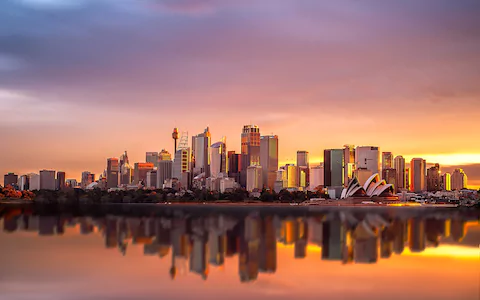
#> input picture Project-5/images/city2.jpg, 480 x 300 px
$ python SURF.py --input images
#> lines starting #> are read from the running program, lines starting #| are printed output that depends on the picture
import cv2
import numpy as np
import sys
import argparse
import os

parser = argparse.ArgumentParser()

parser.add_argument("-i" , '--input' , type=str ,
						 help= 'Directory to input images')

parser.add_argument('-al' , '--algorithm' , type =str, help= 'choose either SURF or SIFT' )


FLAGS , unparsed = parser.parse_known_args()
#imgPath = os.path.join(FLAGS.input , "city2.jpg")


image = cv2.imread(FLAGS.input + '/city2.jpg')
#> image is the input picture: shape (300, 480, 3); mean B, G, R 106.4, 113.3, 158.7
img = image.copy()
alg = FLAGS.algorithm

def featuredetect(algorithm):

	if algorithm =="SIFT":
		return cv2.xfeatures2d.SIFT_create()

	if algorithm == 'SURF':
		return cv2.xfeatures2d.SURF_create(4000)

gray = cv2.cvtColor(img , cv2.COLOR_BGR2GRAY)
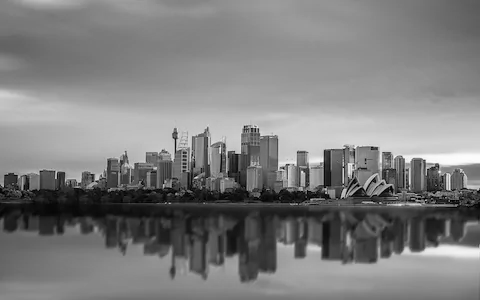
#> gray: shape (300, 480); min 0, max 252, mean 126.1
fd_alg = featuredetect(alg)
#> (the run stopped early here; a loop or call above may not have finished)

$ run again, with Project-5/images/SIFT.jpg copied over Project-5/images/city2.jpg
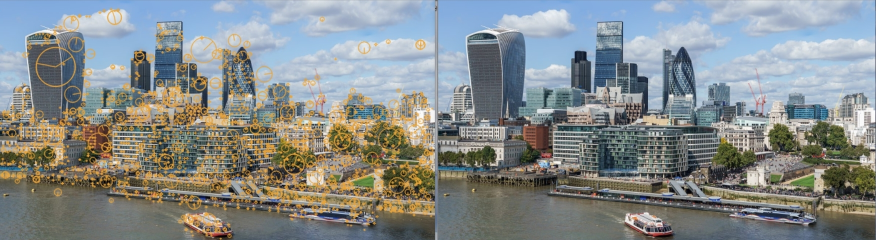
#> input picture Project-5/images/SIFT.jpg, 1752 x 480 px (shown at 1/2 size)
#> image is the input picture: shape (480, 1752, 3); mean B, G, R 139.1, 139.4, 134.1
#> `gray = cv2.cvtColor(img , cv2.COLOR_BGR2GRAY)`:
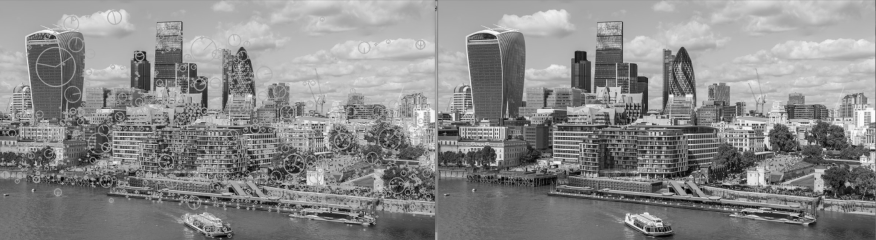
#> gray: shape (480, 1752) (shown at 1/2 size); min 2, max 252, mean 137.8
